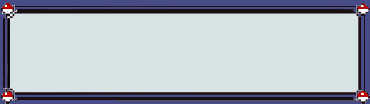
#> input picture imagens/borda-menu-principal.png, 370 x 104 px, given in place of border.png, which was not available
$ python 'jogopokemon(teste_2).py'
#> lines starting #> are read from the running program, lines starting #| are printed output that depends on the picture; pictures that were not available may be replaced by others from this repository, and a replacement may not be noted
### visualSteh.py
import tkinter as tk
from tkinter import *
from PIL import Image, ImageTk


# [188 lines left out: functions atualizar_informacoes_bulbasaur, atualizar_informacoes_charmander, atualizar_informacoes_squirtle, atualizar_informacoes_caterpie, atualizar_informacoes_weedle, atualizar_informacoes_pidgey and 4 more, not called in this run]


#Configurações da frame_pokedex
janela = Tk()
janela.title("Jogo Pokemon")
janela.geometry("1200x1000")
janela.iconphoto(False, PhotoImage(file="imagens/logo1.png"))
janela.resizable(width=False,height=False)
janela.config(bg ="#d93035")

frame_pokedex = Frame(janela, width=1200, height=1000, bg ="#d93035")
frame_pokedex.pack()

pokemons = [
    #Name, imagem, Primary Type,Secondary type,Attack,Defense,HP,Sp.Attack,Sp.Defense,Speed,Total, imagem do icone
    ['Bulbasaur','imagens/bulbasaur.png', 'GRASS,POISON','',49,49,45,65,65,45,318,],
    ['Charmander','imagens/charmander.png','FIRE','',52,43,39,60,50,65,309,],
    ['Squirtle','imagens/squirtle.png','WATER','',48,65,44,50,64,43,314,],
    ['Caterpie','imagens/caterpie.png','BUG','',30,35,45,20,20,45,195, ],
    ['Weedle','imagens/weedle.png','BUG','POISON',35,30,40,20,20,50,195, ],
    ['Pidgey','imagens/pidgey.png','NORMAL','FLYING',45,40,40,35,35,56,251,],
    ['Spearow', 'imagens/spearow.png','NORMAL','FLYING',60,30,40,31,31,70,262,],
    ['Rattata','imagens/rattata.png', 'NORMAL','',56,35,30,25,35,72,253,],
    ['Ekans','imagens/ekans.png','POISON','',60,44,35,40,54,55,288,],
    ['Pikachu','imagens/pikachu.png','ELECTRIC','',55,40,35,50,50,90,320,]
]


borderImage = Image.open("imagens/border.png")
#> borderImage is the input picture: PIL image 370x104 RGBA; mean R, G, B, A 167.9, 174.2, 183.7, 251.8
borderImage = borderImage.resize((600, 530))
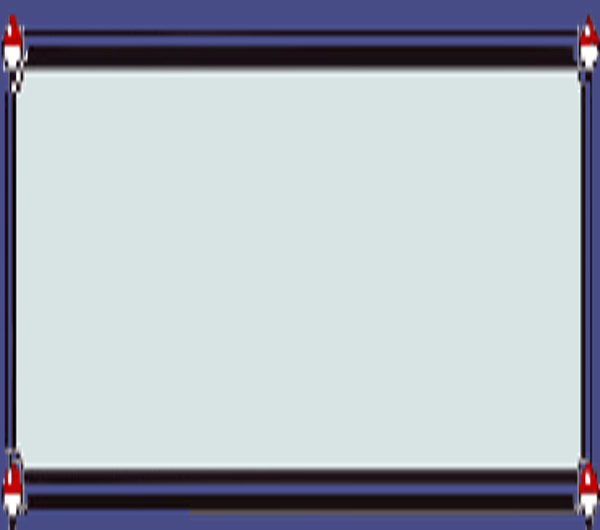
#> borderImage: PIL image 600x530 RGBA; mean R, G, B, A 168.1, 174.5, 184.1, 251.6; transparent parts drawn white
borderImage = ImageTk.PhotoImage(borderImage)
lbl_borderImage = Label(frame_pokedex, image=borderImage, bg="#d93035")
lbl_borderImage.place(x=400, y=20)

infoImage = Image.open("imagens/info.png")
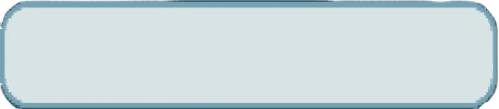
#> input picture imagens/caixa-texto.png, 499 x 109 px, given in place of info.png, which was not available
#> infoImage is the input picture: PIL image 499x109 RGBA; mean R, G, B, A 201.8, 216.9, 219.2, 249.6
infoImage = infoImage.resize((750, 250))
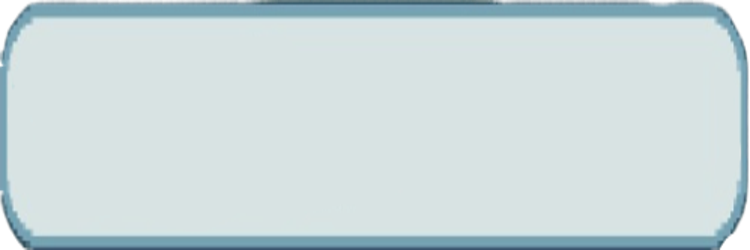
#> infoImage: PIL image 750x250 RGBA; mean R, G, B, A 199.8, 214.8, 217.1, 249.5; transparent parts drawn white
infoImage = ImageTk.PhotoImage(infoImage)
lbl_infoImage = Label(frame_pokedex, image=infoImage, bg="#d93035")
lbl_infoImage.place(x=330, y=580)

lbl_name = Label(frame_pokedex, text="", relief="flat", anchor=CENTER, font=("Fixedsys 30 bold"), fg="black", bg="#e3e3e3")
lbl_name.place(x=780, y=485)

lbl_image = Label(frame_pokedex, bg="#598f60")
lbl_image.place(x=473, y=90)


#Habilidade do Pokemons
lbl_habilities = Label(frame_pokedex, text="Habilidade", relief="flat", anchor=CENTER, font=("Fixedsys 23"), fg="black", bg="#8dc73f")
lbl_habilities.place(x=790, y=610)

lbl_type = Label(frame_pokedex, text="", relief="flat", anchor=CENTER, font=("Fixedsys 17"), fg="black", bg="#8dc73f")
lbl_type.place(x=790, y=650)

lbl_secondtype = Label(frame_pokedex, text="", relief="flat", anchor=CENTER, font=("Fixedsys 17"), fg="black", bg="#8dc73f")
lbl_secondtype.place(x=790, y=680)


#Informações do Pokemon
lbl_status = Label(frame_pokedex, text="Status", relief="flat", anchor=CENTER, font=("Fixedsys 23"), fg="black", bg="#8dc73f")
lbl_status.place(x=400, y=610)

lbl_hp = Label(frame_pokedex, text="", relief="flat", anchor=CENTER, font=("Fixedsys 15"), fg="black", bg="#8dc73f")
lbl_hp.place(x=400, y=650)

lbl_attack = Label(frame_pokedex, text="", relief="flat", anchor=CENTER, font=("Fixedsys 15"), fg="black", bg="#8dc73f")
lbl_attack.place(x=400, y=680)

lbl_defense = Label(frame_pokedex, text="", relief="flat", anchor=CENTER, font=("Fixedsys 15"), fg="black", bg="#8dc73f")
lbl_defense.place(x=400, y=710)

lbl_spAttack = Label(frame_pokedex, text="", relief="flat", anchor=CENTER, font=("Fixedsys 15"), fg="black", bg="#8dc73f")
lbl_spAttack.place(x=400, y=740)

lbl_spDefense = Label(frame_pokedex, text="", relief="flat", anchor=CENTER, font=("Fixedsys 15"), fg="black", bg="#8dc73f")
lbl_spDefense.place(x=400, y=770)

lbl_speed = Label(frame_pokedex, text="", relief="flat", anchor=CENTER, font=("Fixedsys 15"), fg="black", bg="#8dc73f")
lbl_speed.place(x=540, y=650)

lbl_total = Label(frame_pokedex, text="", relief="flat", anchor=CENTER, font=("Fixedsys 15"), fg="black", bg="#8dc73f")
lbl_total.place(x=540, y=680)

#Botoes para Cada Pokemon
imageBulbasaurIcone = Image.open("imagens/icone-bulbasaur.png")
imageBulbasaurIcone = imageBulbasaurIcone.resize((60, 63))
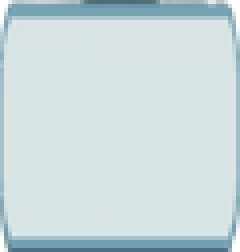
#> imageBulbasaurIcone: PIL image 60x63 RGBA (shown 4 times larger); mean R, G, B, A 199.3, 214.6, 216.9, 249.8; transparent parts drawn white
imageBulbasaurIcone = ImageTk.PhotoImage(imageBulbasaurIcone)
#> (the run stopped early here; a loop or call above may not have finished)
